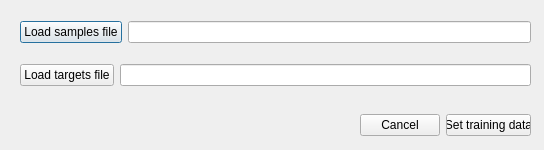
<?xml version="1.0" encoding="UTF-8"?>
<ui version="4.0">
 <class>SetTrainDataDialog</class>
 <widget class="QDialog" name="SetTrainDataDialog">
  <property name="geometry">
   <rect>
    <x>0</x>
    <y>0</y>
    <width>544</width>
    <height>150</height>
   </rect>
  </property>
  <property name="windowTitle">
   <string>Dialog</string>
  </property>
  <widget class="QWidget" name="horizontalLayoutWidget">
   <property name="geometry">
    <rect>
     <x>20</x>
     <y>20</y>
     <width>511</width>
     <height>25</height>
    </rect>
   </property>
   <layout class="QHBoxLayout" name="horizontalLayout">
    <item>
     <widget class="QPushButton" name="pushButton">
      <property name="text">
       <string>Load samples file</string>
      </property>
     </widget>
    </item>
    <item>
     <widget class="QLineEdit" name="lineEdit"/>
    </item>
   </layout>
  </widget>
  <widget class="QWidget" name="horizontalLayoutWidget_2">
   <property name="geometry">
    <rect>
     <x>20</x>
     <y>60</y>
     <width>511</width>
     <height>31</height>
    </rect>
   </property>
   <layout class="QHBoxLayout" name="horizontalLayout_2">
    <item>
     <widget class="QPushButton" name="pushButton_2">
      <property name="text">
       <string>Load targets file</string>
      </property>
     </widget>
    </item>
    <item>
     <widget class="QLineEdit" name="lineEdit_2"/>
    </item>
   </layout>
  </widget>
  <widget class="QWidget" name="horizontalLayoutWidget_3">
   <property name="geometry">
    <rect>
     <x>360</x>
     <y>110</y>
     <width>171</width>
     <height>31</height>
    </rect>
   </property>
   <layout class="QHBoxLayout" name="horizontalLayout_3">
    <item>
     <widget class="QPushButton" name="pushButton_4">
      <property name="text">
       <string>Cancel</string>
      </property>
     </widget>
    </item>
    <item>
     <widget class="QPushButton" name="pushButton_3">
      <property name="text">
       <string>Set training data</string>
      </property>
     </widget>
    </item>
   </layout>
  </widget>
 </widget>
 <resources/>
 <connections/>
</ui>
